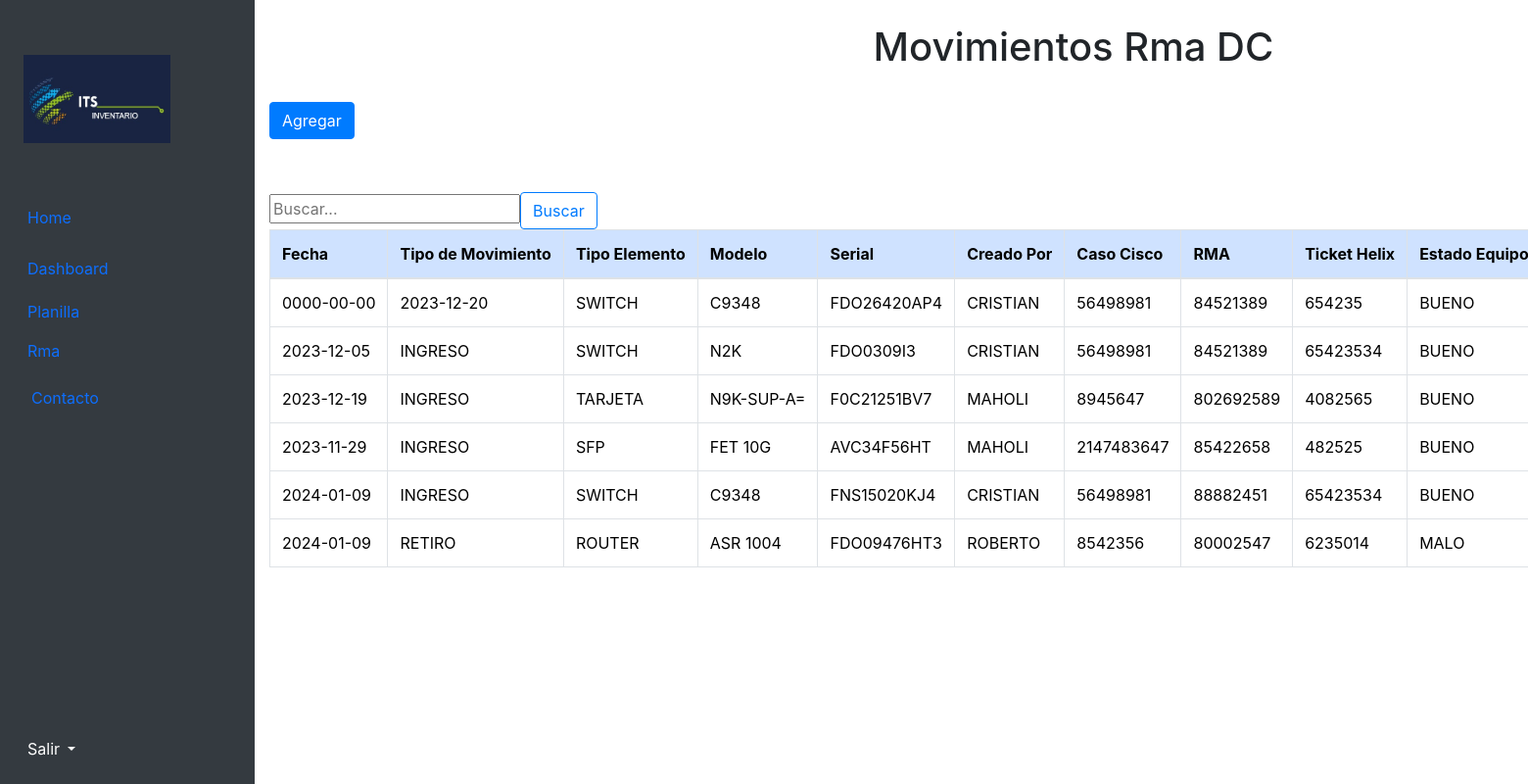
The app's page /rma.php with its own data.
### tables this page shows
CREATE TABLE `rma` (
  `id` int(11) NOT NULL,
  `fecha` date NOT NULL,
  `tipodeMovimiento` varchar(70) NOT NULL,
  `tipoElemento` varchar(70) NOT NULL,
  `modelo` varchar(70) NOT NULL,
  `serial` varchar(70) NOT NULL,
  `creadoPor` varchar(70) NOT NULL,
  `casoCisco` int(30) NOT NULL,
  `RMA` int(30) NOT NULL,
  `tickectOcUsd` int(30) NOT NULL,
  `estadoEquipo` varchar(70) NOT NULL,
  `responsableMovimiento` varchar(70) NOT NULL,
  `observaciones` varchar(120) NOT NULL
);

### rma.php (the view, shortened to what this page needs)
<!DOCTYPE html>
<html lang="es">
<head>
    <link href="https://cdn.jsdelivr.net/npm/bootstrap@5.3.2/dist/css/bootstrap.min.css" rel="stylesheet">
    <link rel="stylesheet" href="https://maxcdn.bootstrapcdn.com/bootstrap/4.0.0/css/bootstrap.min.css">
</head>
</head>
<body>
    <body class="d-flex flex-column h-100">
        <div class="container-fluid">
            <div class="row flex-nowrap">
                <div class="col-auto col-md-3 col-xl-2 px-sm-2 px-0 bg-dark">
                    <div class="d-flex flex-column align-items-center align-items-sm-start px-3 pt-2 text-white min-vh-100">
                        <br><br>
                        <img src="img/logo_inv.jpg" width="150" height="90">
                        <br><br>
                        <ul class="nav nav-pills flex-column mb-sm-auto mb-0 align-items-center align-items-sm-start" id="menu">
                            <li class="nav-item">
                                <a href="index.php" class="nav-link align-middle px-0">
                                    <i class="fs-4 bi-house"></i> <span class="ms-1 d-none d-sm-inline">Home</span>
                                </a>
                            </li>
                            <li>
                                <a href="#submenu1" data-bs-toggle="collapse" class="nav-link px-0 align-middle">
                                    <i class="fs-4 bi-speedometer2"></i> <span class="ms-1 d-none d-sm-inline">Dashboard</span> </a>
                                <ul class="collapse show nav flex-column ms-1" id="submenu1" data-bs-parent="#menu">
                                    <li class="w-100">
                                        <a href="planilla.php" class="nav-link px-0"> <span class="d-none d-sm-inline">Planilla</span></a>
                                    </li>
                                    <li>
                                        <a href="rma.php" class="nav-link px-0"> <span class="d-none d-sm-inline">Rma</span></a>
                                    </li>
                                    <li>
                                        <a href="contacto.php" class="nav-link px-0 align-middle">
                                            <i class="fs-4 bi-table"></i> <span class="ms-1 d-none d-sm-inline">Contacto</span></a>
                                    </li>
                                </ul>
                            </li>
                        </ul>
                        <div class="dropdown pb-4">
                            <a href="#" class="d-flex align-items-center text-white text-decoration-none dropdown-toggle" id="dropdownUser1" data-bs-toggle="dropdown" aria-expanded="false">
                                <span class="d-none d-sm-inline mx-1">Salir</span>
                            </a>
                        </div>
                    </div>
                </div>
                <main class="col col-sm-auto">
                    <br>
                    <h1 class="text-center">Movimientos Rma DC</h1>
                    <br>
                    <a href="create_rma.php" button type="button" class="btn btn-primary">Agregar</button></a>
                    <br>
                    <div class="mb-3 d-flex justify-content-end">
                    </div>
                    <table class="table table-bordered" id="tabla">
                        <thead class="table-primary">
                            <tr>
                                <th>Fecha</th>
                                <th>Tipo de Movimiento</th>
                                <th>Tipo Elemento</th>
                                <th>Modelo</th>
                                <th>Serial</th>
                                <th>Creado Por</th>
                                <th>Caso Cisco</th>
                                <th>RMA</th>
                                <th>Ticket Helix</th>
                                <th>Estado Equipo</th>
                                <form action="rma.php" method="post">
                                    <input type="text" name="search" placeholder="Buscar...">
                                    <button type="submit" class="btn btn-outline-primary">Buscar</button>
                                </form>
                            </tr>
                        </thead>
                        <?php
                        $conn = mysqli_connect(
                            'localhost',
                            'root',
                            '',
                            'bodega'
                        );
                        $query = 'SELECT `id`,`fecha`, `tipodeMovimiento`, `tipoElemento`,`modelo`, `serial`, `creadoPor`,`casoCisco`,
                        `RMA`,`tickectOcUsd`,`estadoEquipo`,`responsableMovimiento`,`observaciones` FROM `rma`';
                        $result_tasks = mysqli_query($conn, $query);
                        while ($row = mysqli_fetch_assoc($result_tasks)) { ?>
                            <tr>
                                <td><?php echo $row['fecha']; ?></td>
                                <td><?php echo $row['tipodeMovimiento']; ?></td>
                                <td><?php echo $row['tipoElemento']; ?></td>
                                <td><?php echo $row['modelo']; ?></td>
                                <td><?php echo $row['serial']; ?></td>
                                <td><?php echo $row['creadoPor']; ?></td>
                                <td><?php echo $row['casoCisco']; ?></td>
                                <td><?php echo $row['RMA']; ?></td>
                                <td><?php echo $row['tickectOcUsd']; ?></td>
                                <td><?php echo $row['estadoEquipo']; ?></td>
                            </tr>
                        <?php }
                        ?>
                    </table>
                    <ul class="pagination justify-content-end">
                    </ul>
                </main>
            </div>
    </body>
</html>

### rma.php (style rules this page uses)
th { background: #000000; color: #ffffff; }
th, td { border: solid 1px #828282; }
table { width: 400px; }

### records on screen
rma: fecha "0000-00-00", tipodeMovimiento "2023-12-20", tipoElemento "SWITCH", modelo "C9348", serial "FDO26420AP4", creadoPor "CRISTIAN", casoCisco "56498981", RMA "84521389", tickectOcUsd "654235", estadoEquipo "BUENO"
rma: fecha "2023-12-05", tipodeMovimiento "INGRESO", tipoElemento "SWITCH", modelo "N2K", serial "FDO0309I3", creadoPor "CRISTIAN", casoCisco "56498981", RMA "84521389", tickectOcUsd "65423534", estadoEquipo "BUENO"
rma: fecha "2023-12-19", tipodeMovimiento "INGRESO", tipoElemento "TARJETA", modelo "N9K-SUP-A=", serial "F0C21251BV7", creadoPor "MAHOLI", casoCisco "8945647", RMA "802692589", tickectOcUsd "4082565", estadoEquipo "BUENO"
rma: fecha "2023-11-29", tipodeMovimiento "INGRESO", tipoElemento "SFP", modelo "FET 10G", serial "AVC34F56HT", creadoPor "MAHOLI", casoCisco "2147483647", RMA "85422658", tickectOcUsd "482525", estadoEquipo "BUENO"
rma: fecha "2024-01-09", tipodeMovimiento "INGRESO", tipoElemento "SWITCH", modelo "C9348", serial "FNS15020KJ4", creadoPor "CRISTIAN", casoCisco "56498981", RMA "88882451", tickectOcUsd "65423534", estadoEquipo "BUENO"
rma: fecha "2024-01-09", tipodeMovimiento "RETIRO", tipoElemento "ROUTER", modelo "ASR 1004", serial "FDO09476HT3", creadoPor "ROBERTO", casoCisco "8542356", RMA "80002547", tickectOcUsd "6235014", estadoEquipo "MALO"
